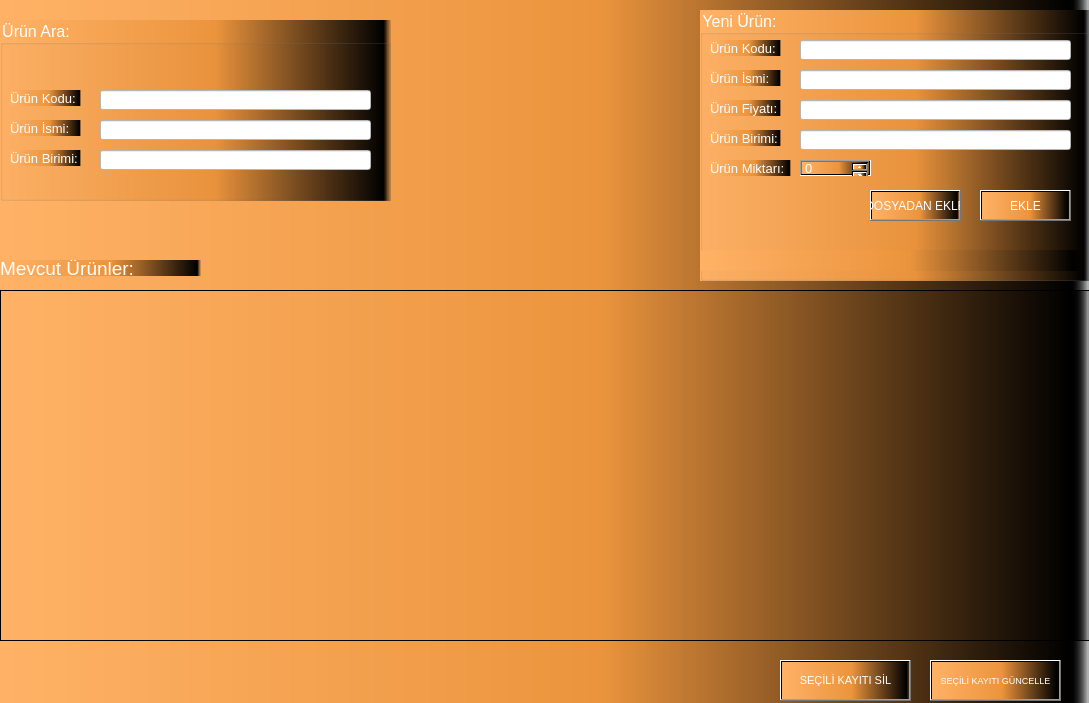
<?xml version="1.0" encoding="UTF-8"?>
<ui version="4.0">
 <class>AnaEkran</class>
 <widget class="QWidget" name="AnaEkran">
  <property name="geometry">
   <rect>
    <x>0</x>
    <y>0</y>
    <width>1089</width>
    <height>703</height>
   </rect>
  </property>
  <property name="windowTitle">
   <string>Form</string>
  </property>
  <property name="toolTip">
   <string>&lt;html&gt;&lt;head/&gt;&lt;body&gt;&lt;p align=&quot;justify&quot;&gt;&lt;br/&gt;&lt;/p&gt;&lt;/body&gt;&lt;/html&gt;</string>
  </property>
  <property name="styleSheet">
   <string notr="true">background-color: qlineargradient(spread:pad, x1:0, y1:0, x2:1, y2:0, stop:0 rgba(255, 178, 102, 255), stop:0.55 rgba(235, 148, 61, 255), stop:0.98 rgba(0, 0, 0, 255), stop:1 rgba(0, 0, 0, 0));
selection-background-color: rgb(255, 255, 255);
color: rgb(255, 255, 255);
selection-color: rgb(0, 0, 0);</string>
  </property>
  <widget class="QTableView" name="tableView">
   <property name="geometry">
    <rect>
     <x>0</x>
     <y>290</y>
     <width>1091</width>
     <height>351</height>
    </rect>
   </property>
   <property name="font">
    <font>
     <pointsize>9</pointsize>
    </font>
   </property>
   <property name="styleSheet">
    <string notr="true">color: rgb(0, 0, 0);</string>
   </property>
  </widget>
  <widget class="QLabel" name="label">
   <property name="geometry">
    <rect>
     <x>0</x>
     <y>260</y>
     <width>201</width>
     <height>16</height>
    </rect>
   </property>
   <property name="font">
    <font>
     <pointsize>14</pointsize>
    </font>
   </property>
   <property name="text">
    <string>Mevcut Ürünler:</string>
   </property>
  </widget>
  <widget class="QGroupBox" name="groupBox">
   <property name="geometry">
    <rect>
     <x>700</x>
     <y>10</y>
     <width>391</width>
     <height>271</height>
    </rect>
   </property>
   <property name="font">
    <font>
     <pointsize>12</pointsize>
    </font>
   </property>
   <property name="title">
    <string>Yeni Ürün:</string>
   </property>
   <widget class="QLabel" name="label_2">
    <property name="geometry">
     <rect>
      <x>10</x>
      <y>30</y>
      <width>71</width>
      <height>16</height>
     </rect>
    </property>
    <property name="font">
     <font>
      <pointsize>10</pointsize>
     </font>
    </property>
    <property name="text">
     <string>Ürün Kodu:</string>
    </property>
   </widget>
   <widget class="QLabel" name="label_3">
    <property name="geometry">
     <rect>
      <x>10</x>
      <y>60</y>
      <width>71</width>
      <height>16</height>
     </rect>
    </property>
    <property name="font">
     <font>
      <pointsize>10</pointsize>
     </font>
    </property>
    <property name="text">
     <string>Ürün İsmi:</string>
    </property>
   </widget>
   <widget class="QLabel" name="label_4">
    <property name="geometry">
     <rect>
      <x>10</x>
      <y>90</y>
      <width>71</width>
      <height>16</height>
     </rect>
    </property>
    <property name="font">
     <font>
      <pointsize>10</pointsize>
     </font>
    </property>
    <property name="text">
     <string>Ürün Fiyatı:</string>
    </property>
   </widget>
   <widget class="QLabel" name="label_5">
    <property name="geometry">
     <rect>
      <x>10</x>
      <y>120</y>
      <width>71</width>
      <height>16</height>
     </rect>
    </property>
    <property name="font">
     <font>
      <pointsize>10</pointsize>
     </font>
    </property>
    <property name="text">
     <string>Ürün Birimi:</string>
    </property>
   </widget>
   <widget class="QLabel" name="label_6">
    <property name="geometry">
     <rect>
      <x>10</x>
      <y>150</y>
      <width>81</width>
      <height>16</height>
     </rect>
    </property>
    <property name="font">
     <font>
      <pointsize>10</pointsize>
     </font>
    </property>
    <property name="text">
     <string>Ürün Miktarı:</string>
    </property>
   </widget>
   <widget class="QLineEdit" name="tf_urunKodu">
    <property name="geometry">
     <rect>
      <x>100</x>
      <y>30</y>
      <width>271</width>
      <height>20</height>
     </rect>
    </property>
    <property name="styleSheet">
     <string notr="true">background-color: rgb(255, 255, 255);
color: rgb(0, 0, 0);
</string>
    </property>
   </widget>
   <widget class="QLineEdit" name="tf_urunIsmi">
    <property name="geometry">
     <rect>
      <x>100</x>
      <y>60</y>
      <width>271</width>
      <height>20</height>
     </rect>
    </property>
    <property name="styleSheet">
     <string notr="true">background-color: rgb(255, 255, 255);
color: rgb(0, 0, 0);</string>
    </property>
   </widget>
   <widget class="QLineEdit" name="tf_urunFiyat">
    <property name="geometry">
     <rect>
      <x>100</x>
      <y>90</y>
      <width>271</width>
      <height>20</height>
     </rect>
    </property>
    <property name="styleSheet">
     <string notr="true">background-color: rgb(255, 255, 255);
color: rgb(0, 0, 0);
</string>
    </property>
   </widget>
   <widget class="QLineEdit" name="tf_urunBr">
    <property name="geometry">
     <rect>
      <x>100</x>
      <y>120</y>
      <width>271</width>
      <height>20</height>
     </rect>
    </property>
    <property name="styleSheet">
     <string notr="true">background-color: rgb(255, 255, 255);
color: rgb(0, 0, 0);
</string>
    </property>
   </widget>
   <widget class="QSpinBox" name="sp_urunMiktar">
    <property name="geometry">
     <rect>
      <x>100</x>
      <y>150</y>
      <width>71</width>
      <height>16</height>
     </rect>
    </property>
    <property name="font">
     <font>
      <pointsize>10</pointsize>
     </font>
    </property>
   </widget>
   <widget class="QPushButton" name="pushButton">
    <property name="geometry">
     <rect>
      <x>280</x>
      <y>180</y>
      <width>91</width>
      <height>31</height>
     </rect>
    </property>
    <property name="text">
     <string>EKLE</string>
    </property>
   </widget>
   <widget class="QLabel" name="lbl_message">
    <property name="geometry">
     <rect>
      <x>0</x>
      <y>240</y>
      <width>381</width>
      <height>21</height>
     </rect>
    </property>
    <property name="text">
     <string/>
    </property>
   </widget>
   <widget class="QPushButton" name="btn_dosya">
    <property name="geometry">
     <rect>
      <x>170</x>
      <y>180</y>
      <width>91</width>
      <height>31</height>
     </rect>
    </property>
    <property name="text">
     <string>DOSYADAN EKLE</string>
    </property>
   </widget>
  </widget>
  <widget class="QGroupBox" name="groupBox_2">
   <property name="geometry">
    <rect>
     <x>0</x>
     <y>20</y>
     <width>391</width>
     <height>181</height>
    </rect>
   </property>
   <property name="font">
    <font>
     <pointsize>12</pointsize>
    </font>
   </property>
   <property name="title">
    <string>Ürün Ara:</string>
   </property>
   <widget class="QLabel" name="label_7">
    <property name="geometry">
     <rect>
      <x>10</x>
      <y>70</y>
      <width>71</width>
      <height>16</height>
     </rect>
    </property>
    <property name="font">
     <font>
      <pointsize>10</pointsize>
     </font>
    </property>
    <property name="text">
     <string>Ürün Kodu:</string>
    </property>
   </widget>
   <widget class="QLabel" name="label_8">
    <property name="geometry">
     <rect>
      <x>10</x>
      <y>100</y>
      <width>71</width>
      <height>16</height>
     </rect>
    </property>
    <property name="font">
     <font>
      <pointsize>10</pointsize>
     </font>
    </property>
    <property name="text">
     <string>Ürün İsmi:</string>
    </property>
   </widget>
   <widget class="QLabel" name="label_10">
    <property name="geometry">
     <rect>
      <x>10</x>
      <y>130</y>
      <width>71</width>
      <height>16</height>
     </rect>
    </property>
    <property name="font">
     <font>
      <pointsize>10</pointsize>
     </font>
    </property>
    <property name="text">
     <string>Ürün Birimi:</string>
    </property>
   </widget>
   <widget class="QLineEdit" name="tf_urunKodAra">
    <property name="geometry">
     <rect>
      <x>100</x>
      <y>70</y>
      <width>271</width>
      <height>20</height>
     </rect>
    </property>
    <property name="styleSheet">
     <string notr="true">background-color: rgb(255, 255, 255);
color: rgb(0, 0, 0);</string>
    </property>
   </widget>
   <widget class="QLineEdit" name="tf_urunIsmiAra">
    <property name="geometry">
     <rect>
      <x>100</x>
      <y>100</y>
      <width>271</width>
      <height>20</height>
     </rect>
    </property>
    <property name="styleSheet">
     <string notr="true">background-color: rgb(255, 255, 255);
color: rgb(0, 0, 0);</string>
    </property>
   </widget>
   <widget class="QLineEdit" name="tf_urunBrAra">
    <property name="geometry">
     <rect>
      <x>100</x>
      <y>130</y>
      <width>271</width>
      <height>20</height>
     </rect>
    </property>
    <property name="styleSheet">
     <string notr="true">background-color: rgb(255, 255, 255);
color: rgb(0, 0, 0);
</string>
    </property>
   </widget>
  </widget>
  <widget class="QPushButton" name="btn_sil">
   <property name="geometry">
    <rect>
     <x>780</x>
     <y>660</y>
     <width>131</width>
     <height>41</height>
    </rect>
   </property>
   <property name="font">
    <font>
     <pointsize>8</pointsize>
    </font>
   </property>
   <property name="text">
    <string>SEÇİLİ KAYITI SİL</string>
   </property>
  </widget>
  <widget class="QPushButton" name="btn_guncelle">
   <property name="geometry">
    <rect>
     <x>930</x>
     <y>660</y>
     <width>131</width>
     <height>41</height>
    </rect>
   </property>
   <property name="font">
    <font>
     <pointsize>7</pointsize>
    </font>
   </property>
   <property name="text">
    <string>SEÇİLİ KAYITI GÜNCELLE</string>
   </property>
  </widget>
 </widget>
 <tabstops>
  <tabstop>tf_urunKodAra</tabstop>
  <tabstop>tf_urunIsmiAra</tabstop>
  <tabstop>tf_urunBrAra</tabstop>
  <tabstop>tf_urunKodu</tabstop>
  <tabstop>tf_urunIsmi</tabstop>
  <tabstop>tf_urunFiyat</tabstop>
  <tabstop>tf_urunBr</tabstop>
  <tabstop>sp_urunMiktar</tabstop>
  <tabstop>pushButton</tabstop>
  <tabstop>btn_dosya</tabstop>
  <tabstop>tableView</tabstop>
  <tabstop>btn_sil</tabstop>
  <tabstop>btn_guncelle</tabstop>
 </tabstops>
 <resources/>
 <connections/>
</ui>
